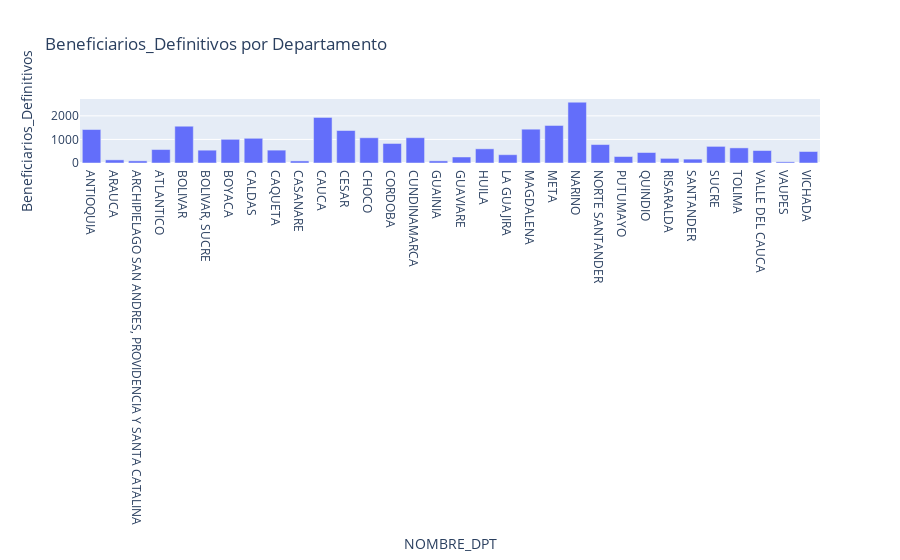
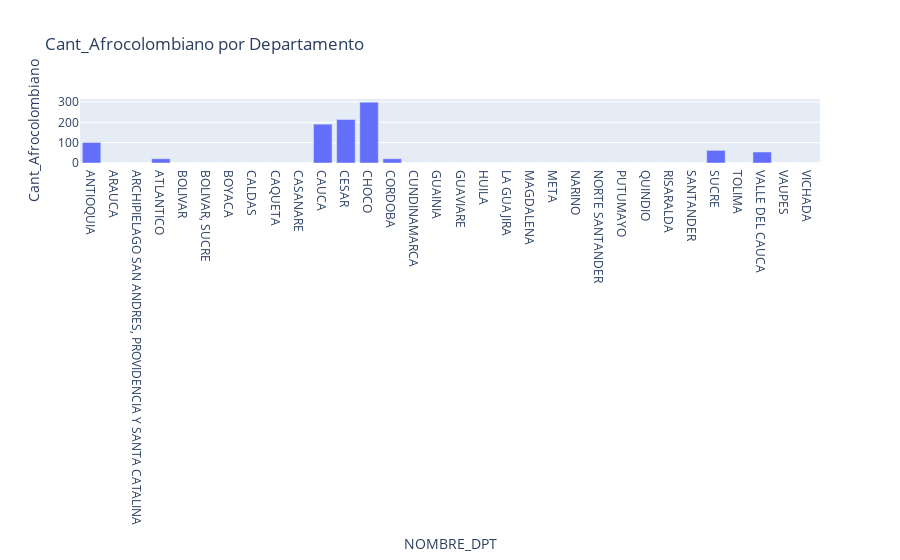
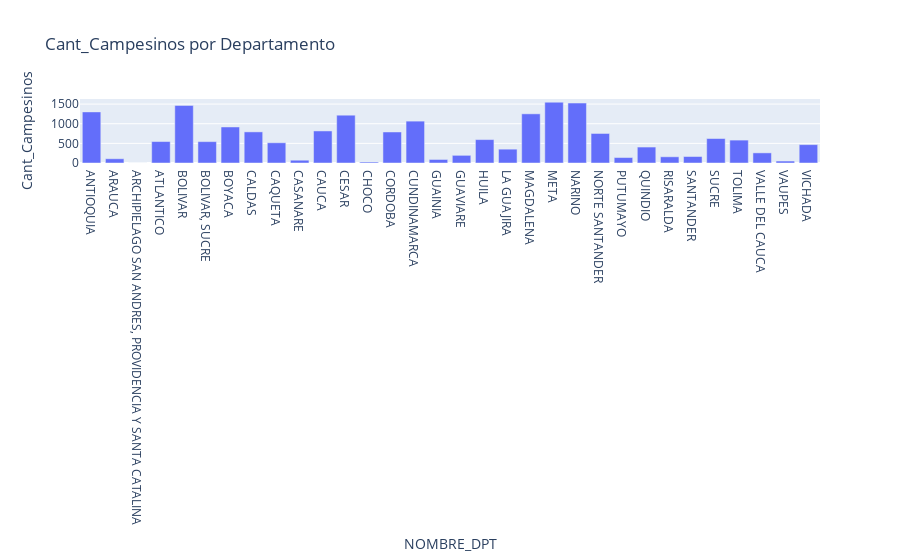

Notebook code for these charts, in order:
### Code cell
for columna in cols:
    fig = px.bar(sabana_general_gD, x='NOMBRE_DPT', y=columna, title = columna+ " por Departamento")
    fig.show()

### Figure 1 — Plotly figure (JSON) as saved in the notebook; plotly's stock layout.template omitted (floating-point values rounded to 4 significant figures)
{"data": [{"alignmentgroup": "True", "hovertemplate": "NOMBRE_DPT=%{x}<br>Beneficiarios_Definitivos=%{y}<extra></extra>", "legendgroup": "", "marker": {"color": "#636efa"}, "name": "", "offsetgroup": "", "orientation": "v", "showlegend": false, "textposition": "auto", "type": "bar", "x": ["ANTIOQUIA", "ARAUCA", "ARCHIPIELAGO SAN ANDRES, PROVIDENCIA Y SANTA CATALINA", "ATLANTICO", "BOLIVAR", "BOLIVAR, SUCRE", "BOYACA", "CALDAS", "CAQUETA", "CASANARE", "CAUCA", "CESAR", "CHOCO", "CORDOBA", "CUNDINAMARCA", "GUAINIA", "GUAVIARE", "HUILA", "LA GUAJIRA", "MAGDALENA", "META", "NARINO", "NORTE SANTANDER", "PUTUMAYO", "QUINDIO", "RISARALDA", "SANTANDER", "SUCRE", "TOLIMA", "VALLE DEL CAUCA", "VAUPES", "VICHADA"], "xaxis": "x", "y": [1420, 133, 90, 571, 1560, 544, 1005, 1048, 546, 88, 1932, 1378, 1071, 828, 1074, 90, 255, 601, 352, 1434, 1592, 2579, 782, 275, 445, 196, 165, 705, 641, 529, 50, 488], "yaxis": "y"}], "layout": {"barmode": "relative", "legend": {"tracegroupgap": 0}, "title": {"text": "Beneficiarios_Definitivos por Departamento"}, "xaxis": {"anchor": "y", "domain": [0, 1], "title": {"text": "NOMBRE_DPT"}}, "yaxis": {"anchor": "x", "domain": [0, 1], "title": {"text": "Beneficiarios_Definitivos"}}}}

### Figure 2 — Plotly figure (JSON) as saved in the notebook; plotly's stock layout.template omitted (floating-point values rounded to 4 significant figures)
{"data": [{"alignmentgroup": "True", "hovertemplate": "NOMBRE_DPT=%{x}<br>Cant_Afrocolombiano=%{y}<extra></extra>", "legendgroup": "", "marker": {"color": "#636efa"}, "name": "", "offsetgroup": "", "orientation": "v", "showlegend": false, "textposition": "auto", "type": "bar", "x": ["ANTIOQUIA", "ARAUCA", "ARCHIPIELAGO SAN ANDRES, PROVIDENCIA Y SANTA CATALINA", "ATLANTICO", "BOLIVAR", "BOLIVAR, SUCRE", "BOYACA", "CALDAS", "CAQUETA", "CASANARE", "CAUCA", "CESAR", "CHOCO", "CORDOBA", "CUNDINAMARCA", "GUAINIA", "GUAVIARE", "HUILA", "LA GUAJIRA", "MAGDALENA", "META", "NARINO", "NORTE SANTANDER", "PUTUMAYO", "QUINDIO", "RISARALDA", "SANTANDER", "SUCRE", "TOLIMA", "VALLE DEL CAUCA", "VAUPES", "VICHADA"], "xaxis": "x", "y": [101, 0, 0, 21, 0, 0, 0, 0, 0, 0, 191, 214, 299, 21, 0, 0, 0, 0, 0, 0, 0, 0, 0, 0, 0, 0, 0, 62, 0, 54, 0, 0], "yaxis": "y"}], "layout": {"barmode": "relative", "legend": {"tracegroupgap": 0}, "title": {"text": "Cant_Afrocolombiano por Departamento"}, "xaxis": {"anchor": "y", "domain": [0, 1], "title": {"text": "NOMBRE_DPT"}}, "yaxis": {"anchor": "x", "domain": [0, 1], "title": {"text": "Cant_Afrocolombiano"}}}}

### Figure 3 — Plotly figure (JSON) as saved in the notebook; plotly's stock layout.template omitted (floating-point values rounded to 4 significant figures)
{"data": [{"alignmentgroup": "True", "hovertemplate": "NOMBRE_DPT=%{x}<br>Cant_Campesinos=%{y}<extra></extra>", "legendgroup": "", "marker": {"color": "#636efa"}, "name": "", "offsetgroup": "", "orientation": "v", "showlegend": false, "textposition": "auto", "type": "bar", "x": ["ANTIOQUIA", "ARAUCA", "ARCHIPIELAGO SAN ANDRES, PROVIDENCIA Y SANTA CATALINA", "ATLANTICO", "BOLIVAR", "BOLIVAR, SUCRE", "BOYACA", "CALDAS", "CAQUETA", "CASANARE", "CAUCA", "CESAR", "CHOCO", "CORDOBA", "CUNDINAMARCA", "GUAINIA", "GUAVIARE", "HUILA", "LA GUAJIRA", "MAGDALENA", "META", "NARINO", "NORTE SANTANDER", "PUTUMAYO", "QUINDIO", "RISARALDA", "SANTANDER", "SUCRE", "TOLIMA", "VALLE DEL CAUCA", "VAUPES", "VICHADA"], "xaxis": "x", "y": [1301, 108, 0, 546, 1466, 544, 917, 792, 515, 71, 816, 1217, 25, 790, 1066, 90, 195, 596, 352, 1252, 1548, 1526, 752, 139, 406, 158, 165, 623, 583, 258, 50, 468], "yaxis": "y"}], "layout": {"barmode": "relative", "legend": {"tracegroupgap": 0}, "title": {"text": "Cant_Campesinos por Departamento"}, "xaxis": {"anchor": "y", "domain": [0, 1], "title": {"text": "NOMBRE_DPT"}}, "yaxis": {"anchor": "x", "domain": [0, 1], "title": {"text": "Cant_Campesinos"}}}}
